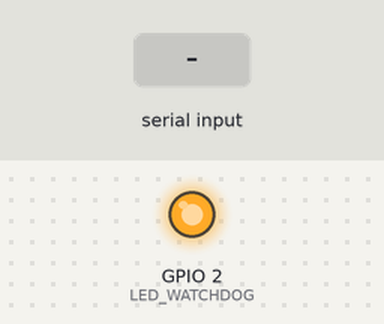
Simulated run of this program. Board: ESP8266 (Wemos D1 mini). On the bench: output pins drawn as LEDs (lit = HIGH). The inputs (shaded band) are chosen by the test bench. WiFi joins after 1.5 s; servers stay silent unless stated; a WiFi scan finds three made-up networks; no MQTT or app messages arrive unless stated; pins used as bus, display or sensor lines are not drawn; what the program prints to the serial monitor is not drawn.

Above: at 16.0 s.
16.1 s: "1" received over the second serial link
At 17.3 s:
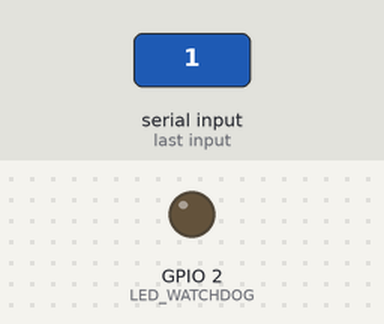
17.6 s: "0" received over the second serial link
At 18.9 s:
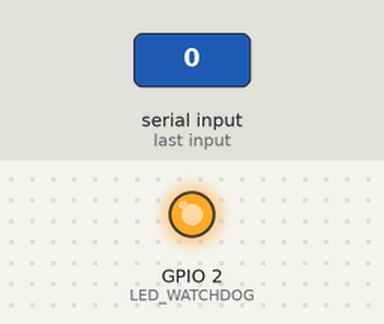
Timing chart, 0 to 20.6 s (numbered marks = the images above; inputs shaded):
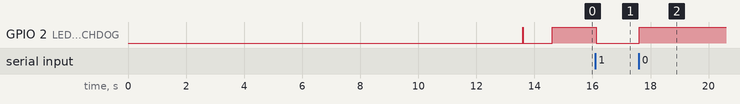

The program:

main.cpp
```cpp
#include <Arduino.h>
#include <SoftwareSerial.h>
//#include <Ticker.h>
#include <TaskScheduler.h>
#include <ESP8266WiFi.h>
#include <ESP8266Ping.h>
#include <AsyncMqttClient.h>

#define  LED_WATCHDOG 2
#define RE 5 //D1 on WeMos board
#define rxPin 4 //D2 on WeMos board
#define txPin 16 //D0 on WeMos board

#define WIFI_SSID "dragino-1ad834"
#define WIFI_PASSWORD "dragino-dragino"

#define MQTT_HOST IPAddress(10, 130, 1, 3)
#define MQTT_PORT 1883

Scheduler runner;

AsyncMqttClient mqttClient;
//mqttReconnectTimer.once(2, connectToMqtt);
void connectToMqtt();
Task mqttReconnectTimer(2000, TASK_ONCE, &connectToMqtt);

WiFiEventHandler wifiConnectHandler;
WiFiEventHandler wifiDisconnectHandler;
void connectToWifi();
Task wifiReconnectTimer(2000, TASK_ONCE, &connectToWifi);

//delay(40);
//serialThread();
void serialThread();
Task readSerialPort(40, TASK_FOREVER, &serialThread);
SoftwareSerial mySerial(rxPin, txPin);

void listWifiAPS(){

  WiFi.mode(WIFI_STA);
  WiFi.disconnect();
  delay(100);
  Serial.print("Scan start ... ");
  int n = WiFi.scanNetworks();
  Serial.print(n);
  Serial.println(" network(s) found");
  for (int i = 0; i < n; i++)
  {
    Serial.println(WiFi.SSID(i));
  }
  Serial.println();

  delay(5000);

}

void testPing(){

if(Ping.ping(MQTT_HOST)) {
  Serial.println("Ping to mqtt server ok!!");
} else {
  Serial.println("Ping to mqtt server nok!!");
}
}

void connectToWifi() {

  Serial.print("Connecting to Wi-Fi...");
  digitalWrite(LED_WATCHDOG, !digitalRead(LED_WATCHDOG));
  //WiFi.mode(WIFI_STA);
  WiFi.begin(WIFI_SSID, WIFI_PASSWORD);
  digitalWrite(LED_WATCHDOG, !digitalRead(LED_WATCHDOG));
}

void connectToMqtt() {
  Serial.println("Connecting to MQTT...");
  digitalWrite(LED_WATCHDOG, !digitalRead(LED_WATCHDOG));
  testPing();
  digitalWrite(LED_WATCHDOG, !digitalRead(LED_WATCHDOG));
  mqttClient.connect();
  digitalWrite(LED_WATCHDOG, !digitalRead(LED_WATCHDOG));
}

void onWifiConnect(const WiFiEventStationModeGotIP& event) {


  digitalWrite(LED_WATCHDOG, !digitalRead(LED_WATCHDOG));
  Serial.println("... Connected to Wi-Fi.");
  Serial.print("Status: "); Serial.println(WiFi.status());    // Network parameters
  Serial.print("IP: ");     Serial.println(WiFi.localIP());
  Serial.print("Subnet: "); Serial.println(WiFi.subnetMask());
  Serial.print("Gateway: "); Serial.println(WiFi.gatewayIP());
  Serial.print("SSID: "); Serial.println(WiFi.SSID());
  Serial.print("Signal: "); Serial.println(WiFi.RSSI());

  //connectToMqtt();
  wifiReconnectTimer.disable();
  runner.deleteTask(wifiReconnectTimer);

  runner.addTask(mqttReconnectTimer);
  mqttReconnectTimer.setIterations(TASK_ONCE);
  mqttReconnectTimer.enable();
  Serial.println("start mqttReconnectTimer");
}

void onWifiDisconnect(const WiFiEventStationModeDisconnected& event) {
  digitalWrite(LED_WATCHDOG, !digitalRead(LED_WATCHDOG));
  Serial.println("Disconnected from Wi-Fi.");
  //mqttReconnectTimer.detach(); // ensure we don't reconnect to MQTT while reconnecting to Wi-Fi
  //wifiReconnectTimer.once(2, connectToWifi);

  mqttReconnectTimer.disable();
  runner.deleteTask(mqttReconnectTimer);
  runner.addTask(wifiReconnectTimer);
  wifiReconnectTimer.enable();

}


void onMqttConnect(bool sessionPresent) {
  mqttReconnectTimer.disable();
  runner.deleteTask(mqttReconnectTimer);
  digitalWrite(LED_WATCHDOG, !digitalRead(LED_WATCHDOG));
  Serial.println("Connected to MQTT.");
  //Serial.print("Session present: ");
  //Serial.println(sessionPresent);

  runner.addTask(readSerialPort);
  readSerialPort.enable();
  readSerialPort.setIterations(TASK_FOREVER);
  //disable rx
  digitalWrite(RE, LOW);
  Serial.println("added and enable readSerialPort Task");

}

void onMqttDisconnect(AsyncMqttClientDisconnectReason reason) {
  digitalWrite(LED_WATCHDOG, !digitalRead(LED_WATCHDOG));
  Serial.printf("Disconnected from MQTT. %d\n", (int)reason);

  if (WiFi.isConnected()) {
    //mqttReconnectTimer.once(2, connectToMqtt);
    runner.addTask(mqttReconnectTimer);
    mqttReconnectTimer.setIterations(TASK_ONCE);
    mqttReconnectTimer.enable();
    Serial.println("mqttReconnectTimer");
  }

  if(readSerialPort.isEnabled()){
    readSerialPort.disable();
    runner.deleteTask(readSerialPort);
    //disable rx
    digitalWrite(RE, HIGH);
    Serial.println("remove readSerialPort Task");
  }
}

void onMqttSubscribe(uint16_t packetId, uint8_t qos) {
  Serial.println("Subscribe acknowledged.");
  Serial.print("  packetId: ");
  Serial.println(packetId);
  Serial.print("  qos: ");
  Serial.println(qos);
}

void onMqttUnsubscribe(uint16_t packetId) {
  Serial.println("Unsubscribe acknowledged.");
  Serial.print("  packetId: ");
  Serial.println(packetId);
}

void onMqttMessage(char* topic, char* payload, AsyncMqttClientMessageProperties properties, size_t len, size_t index, size_t total) {
  Serial.println("Publish received.");
  Serial.print("  topic: ");
  Serial.println(topic);
  Serial.print("  qos: ");
  Serial.println(properties.qos);
  Serial.print("  dup: ");
  Serial.println(properties.dup);
  Serial.print("  retain: ");
  Serial.println(properties.retain);
  Serial.print("  len: ");
  Serial.println(len);
  Serial.print("  index: ");
  Serial.println(index);
  Serial.print("  total: ");
  Serial.println(total);
}

void onMqttPublish(uint16_t packetId) {
  Serial.println("Publish acknowledged.");
  Serial.print("  packetId: ");
  Serial.println(packetId);
}

void mqttPublish(String payload) {
  if(!mqttClient.connected()){
    return;
  }

  mqttClient.publish("rs485/frame", 0, true, payload.c_str());


}

void setup() {

  pinMode(LED_WATCHDOG, OUTPUT);
  pinMode(RE, OUTPUT);
  pinMode(rxPin, INPUT);
  //disable rx
  digitalWrite(RE, HIGH);

  Serial.begin(115200);
  mySerial.begin(19200);           // only for debug
  delay(5000);
  Serial.println("start logging");
  listWifiAPS();

  wifiConnectHandler = WiFi.onStationModeGotIP(onWifiConnect);
  wifiDisconnectHandler = WiFi.onStationModeDisconnected(onWifiDisconnect);

  mqttClient.onConnect(onMqttConnect);
  mqttClient.onDisconnect(onMqttDisconnect);
  mqttClient.onSubscribe(onMqttSubscribe);
  mqttClient.onUnsubscribe(onMqttUnsubscribe);
  mqttClient.onMessage(onMqttMessage);
  mqttClient.onPublish(onMqttPublish);
  mqttClient.setServer(MQTT_HOST, MQTT_PORT);

  runner.init();
  Serial.println("Initialized scheduler");

  runner.addTask(wifiReconnectTimer);
  wifiReconnectTimer.enable();
  Serial.println("added and enable wifiReconnectTimer");
  Serial.println("RS485toMQTT 1.0 started");


}

void timeToString(char* string, size_t size) {
  unsigned long nowMillis = millis();
  unsigned long seconds = nowMillis / 1000;
  uint32 mil = nowMillis % 1000;
  int days = seconds / 86400;
  seconds %= 86400;
  byte hours = seconds / 3600;
  seconds %= 3600;
  byte minutes = seconds / 60;
  seconds %= 60;
  snprintf(string, size, "%04d:%02d:%02d:%02d.%03d", days, hours, minutes, (uint)seconds, mil);
}

void serialThread() {

  bool rcv_done = false;

  String frame = "";
  while(mySerial.available()>0){
    if (!rcv_done){
      char str[18] = "";
      timeToString(str, sizeof(str));
      //Serial.print(str);
      frame = frame +"<frame timestamp=\""+str+"\">";
    }
    byte b=mySerial.read();
    //delay(1);
    char tmp[4];
    sprintf(tmp, "%02x", b);
    frame = frame + tmp + ':';
    rcv_done = true;
  }

  if (rcv_done) {
    //Serial.println("new frame on queue");
    frame = frame +"</frame>";
    //rxQueue.push(frame);
    //Serial.println(frame);
    mqttPublish(frame.c_str());
    digitalWrite(LED_WATCHDOG, !digitalRead(LED_WATCHDOG));

  }

}

void publishSomething(){
    String frame = "";
    char str[18] = "";
    timeToString(str, sizeof(str));
    frame = frame + str + " hello!";
    mqttPublish(frame.c_str());
}


void loop() {

  runner.execute();

}
```

Measured:
- after the input at 16.1 s, GPIO 2 (LED_WATCHDOG): HIGH → LOW at once
- after the input at 17.6 s, GPIO 2 (LED_WATCHDOG): LOW → HIGH at once
